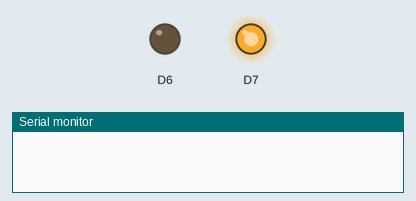
Simulated run of this sketch. Board: ESP8266 (NodeMCU). On the bench: output pins drawn as LEDs (lit = HIGH), the last lines printed to the serial monitor. WiFi joins after 1.5 s; servers stay silent unless stated.

Above: at 0.1 s.
At 0.7 s:
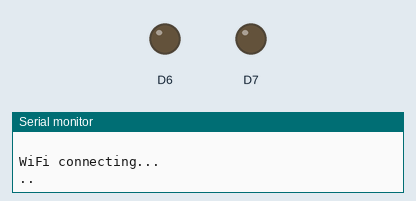
Timing chart, 0 to 2.2 s (numbered marks = the images above):
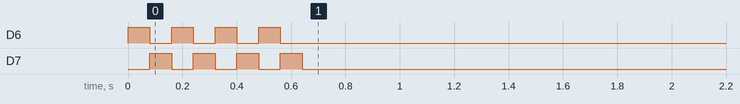

The sketch:

Firebase_API_test.ino
```cpp
#include <ESP8266WiFi.h>
#include <FirebaseArduino.h>
/*
記得到Database>規則更新為可讀
ESP8266 Firebase API Refrence : http://firebase-arduino.readthedocs.io/en/latest/
*/
const char* firebaseURL PROGMEM = "***.firebaseio.com";
const char* authCode PROGMEM = "***";
const char* ssid PROGMEM = "***";
const char* pwd PROGMEM  = "***";

String chipId = "ESP12E";

class System{
  private:
    int* leds;
    void turnOFF(){
        digitalWrite(leds[1], LOW);
        digitalWrite(leds[0], LOW);
    }
    bool getled01();
    bool getled02();
  public:
    System(){
      Serial.begin(9600);
      leds = new int[2];
      leds[0] = D6;
      leds[1] = D7;
      Serial.println("System OK!");
    }
    void setupWiFi(); //WiFi設置
    void setMode();   //pin mode設置
    void LEDtest();   //燈號測試
    void setupFirebase(); //firebase設置
    void reactLEDs();  //依照get值反應燈號
};


System myS1;

/********************************/
void setup() {
  myS1.setMode();
  myS1.LEDtest();
  myS1.setupWiFi();
  myS1.setupFirebase();
}

/********************************/
void loop() {
  myS1.reactLEDs();
}


void System::setMode(void){
  for(int i = 0; i < 2; i++){
    pinMode(leds[i], OUTPUT);
  }
}

void System::LEDtest(void){
  for(int i = 0; i < 4; i++){
    digitalWrite(leds[0], HIGH);
    digitalWrite(leds[1], LOW);
    delay(80);
    digitalWrite(leds[1], HIGH);
    digitalWrite(leds[0], LOW);
    delay(80);
  }
  turnOFF();
}

void System::setupWiFi(void){
  WiFi.begin(ssid, pwd);
  Serial.println("WiFi connecting...");
  while(WiFi.status() != WL_CONNECTED){
    Serial.print(".");
    delay(200);
  }
  Serial.println("");
  Serial.println("WiFi Connected");
  Serial.println("SSID : "+(String)ssid);
  Serial.print("IP address : ");
  Serial.println(WiFi.localIP());
}

void System::setupFirebase(void){
  Firebase.begin(firebaseURL, authCode);
  Serial.println("Firebase setup!");
}

bool System::getled01(void){
  String path = chipId + "/status";
  FirebaseObject F_Obj = Firebase.get(path);
  bool St1 = F_Obj.getBool("led01");
//  if(F_Obj.failed()){
//    Serial.print("setting /number failed:");
//    Serial.println(Firebase.error());
//    //return;
//  }
  Serial.print("Led 1 : ");
  Serial.println(St1);
  return St1;
}

bool System::getled02(void){
  String path = chipId + "/status";
  FirebaseObject F_Obj = Firebase.get(path);
  bool St2 = F_Obj.getBool("led02");
//  if(F_Obj.failed()){
//    Serial.print("setting /number failed:");
//    Serial.println(Firebase.error());
//    return;
//  }
  Serial.print("Led 2 : ");
  Serial.println(St2);
  return St2;
}

void System::reactLEDs(void){
  digitalWrite(leds[0], getled01());
  digitalWrite(leds[1], getled02());
}
```
